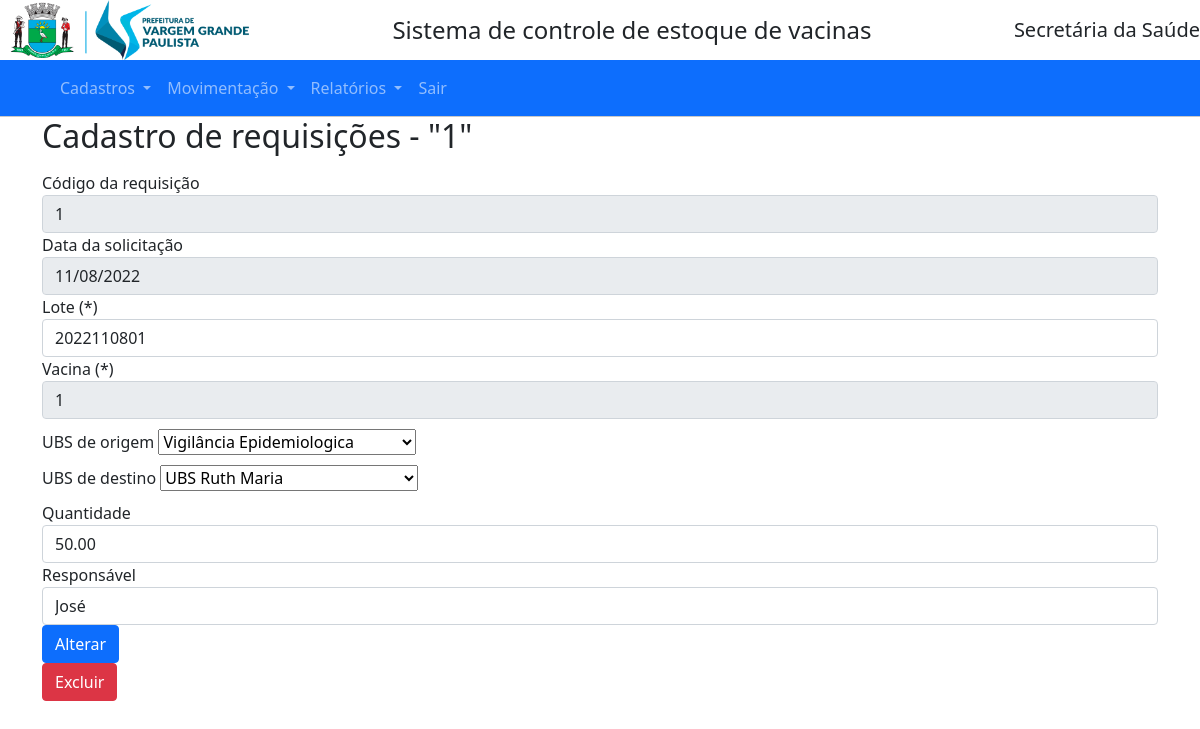
The page /mnumov/1/req_alt on the database its author committed.
### appest.py (models this page shows)
class Requisicoes(db.Model):   # Nome da tabela e campos conforme banco de dados
    req_id = db.Column(db.Integer, primary_key=True, autoincrement=True)
    req_vacina = db.Column(db.Integer,db.ForeignKey(Vacinas.vcn_id), nullable=False)
    req_UBS_orig = db.Column(db.Integer, db.ForeignKey(Ubs.ubs_id))
    req_UBS_dest = db.Column(db.Integer, db.ForeignKey(Ubs.ubs_id))
    req_qtde = db.Column(db.Numeric)
    req_responsavel = db.Column(db.String(50))
    req_dt_solic = db.Column(db.DateTime, default=datetime.now())
    req_atendida = db.Column(db.Numeric)
    req_lote = db.Column(db.Integer)

### appest.py (the view, shortened to what this page needs)
@app.route('/mnumov/<int:id>/req_alt', methods=('GET','POST'))    # obrigatório ter o parametro no endereco
def alt_req(id):
    lista_ubs = Ubs.query.all()
    reg_req = get_post_req(id)
    return render_template('movimentacao/alt_requisicoes.html', reg_req=reg_req, lista_ubs=lista_ubs)

### appest.py (called while the page is built)
def get_post_req(id):
    reg_req = Requisicoes.query.filter_by(req_id=id).first()
    if reg_req is None:
        flash('Requisição não cadastrada')
    return reg_req

### templates/movimentacao/alt_requisicoes.html
{% extends 'base.html' %}
{% block content %}
  <h2>{% block title %}Cadastro de requisições - "{{ reg_req['req_id'] }}" {% endblock %}</h2>
  <p>
    <form method="POST">
      <div class="form-group">
        <label for="form_lote">Código da requisição</label>
        <input readonly type="number" name="form_id"
             placeholder="Código da requisição" class="form-control"
             value="{{ request.form['form_id'] or reg_req['req_id']}}"></input>
      </div>
      <div class="form-group">
        <label for="form_dt_solic">Data da solicitação</label>
        <input readonly type="date" name="form_dt_solic"
             class="form-control" value="{{ request.form['form_dt_solic'] or reg_req['req_dt_solic'].strftime('%Y-%m-%d') }}"></input>
      </div>
      <div class="form-group">
        <label for="form_lote">Lote (*)</label>
        <input required type="number" name="form_lote" class="form-control"
           value="{{ request.form['form_lote'] or reg_req['req_lote'] }}"></input>
      </div>
      <div class="form-group">
        <label for="form_vacina">Vacina (*)</label>
        <input readonly type="number" name="form_vacina" class="form-control"
           value="{{ request.form['form_vacina'] or reg_req['req_vacina'] }}"></input>
      </div>
      <div class="form-group form_select">
        UBS de origem
        <select name="form_ubs_orig">
           {% for lista in lista_ubs %}
              {% if (lista['ubs_id'] == reg_req['req_UBS_orig']) %}
                <option value="{{ lista['ubs_id']}}" selected>{{ lista['ubs_nome']}}</option>
              {% else %}
                <option value="{{ lista['ubs_id']}}">{{ lista['ubs_nome']}}</option>
              {% endif %}
          {% endfor %}
        </select>
      </div>
      <div class="form-group form_select">
          UBS de destino
          <select name="form_ubs_dest">
             {% for lista in lista_ubs %}
                {% if (lista['ubs_id'] == reg_req['req_UBS_dest']) %}
                  <option value="{{ lista['ubs_id']}}" selected>{{ lista['ubs_nome']}}</option>
                {% else %}
                  <option value="{{ lista['ubs_id']}}">{{ lista['ubs_nome']}}</option>
                {% endif %}
            {% endfor %}
          </select>
      </div>
      <div class="form-group">
        <label for="form_qtde">Quantidade</label>
        <input type="number" name="form_qtde"
            placeholder="Quantidade" class="form-control"
            value="{{ request.form['form_qtde'] or '%0.2f'|format(reg_req['req_qtde']|float)}}"></input>
      </div>
      <div class="form-group">
        <label for="form_responsavel">Responsável</label>
        <input type="Text" name="form_responsavel"
            placeholder="Responsavel" class="form-control"
            value="{{ request.form['form_responsavel'] or reg_req['req_responsavel'] }}"></input>
      </div>
      <div class="form-group">
        <button type="submit" class="btn btn-primary">Alterar</button>
      </div>
    </form>
    <form action="{{ url_for('del_req', id=reg_req['req_id']) }}" method="POST">
        <input type="submit" value="Excluir"
              class="btn btn-danger"
              onclick="return confirm('Você tem certeza que quer apagar ?')">
    </form>
</p>
{% endblock %}

### static/css/main.css (style rules this page uses)
.form_select { margin-top: 10px; margin-bottom: 10px; }

### rows shown on the page
Requisicoes: req_id "1", form_id "1", form_dt_solic "11/08/2022", form_lote "2022110801", form_vacina "1", form_qtde "50.00", form_responsavel "José"

### other values the page prints
form field form_ubs_orig "Vigilância Epidemiologica"
form field form_ubs_dest "UBS Ruth Maria"
